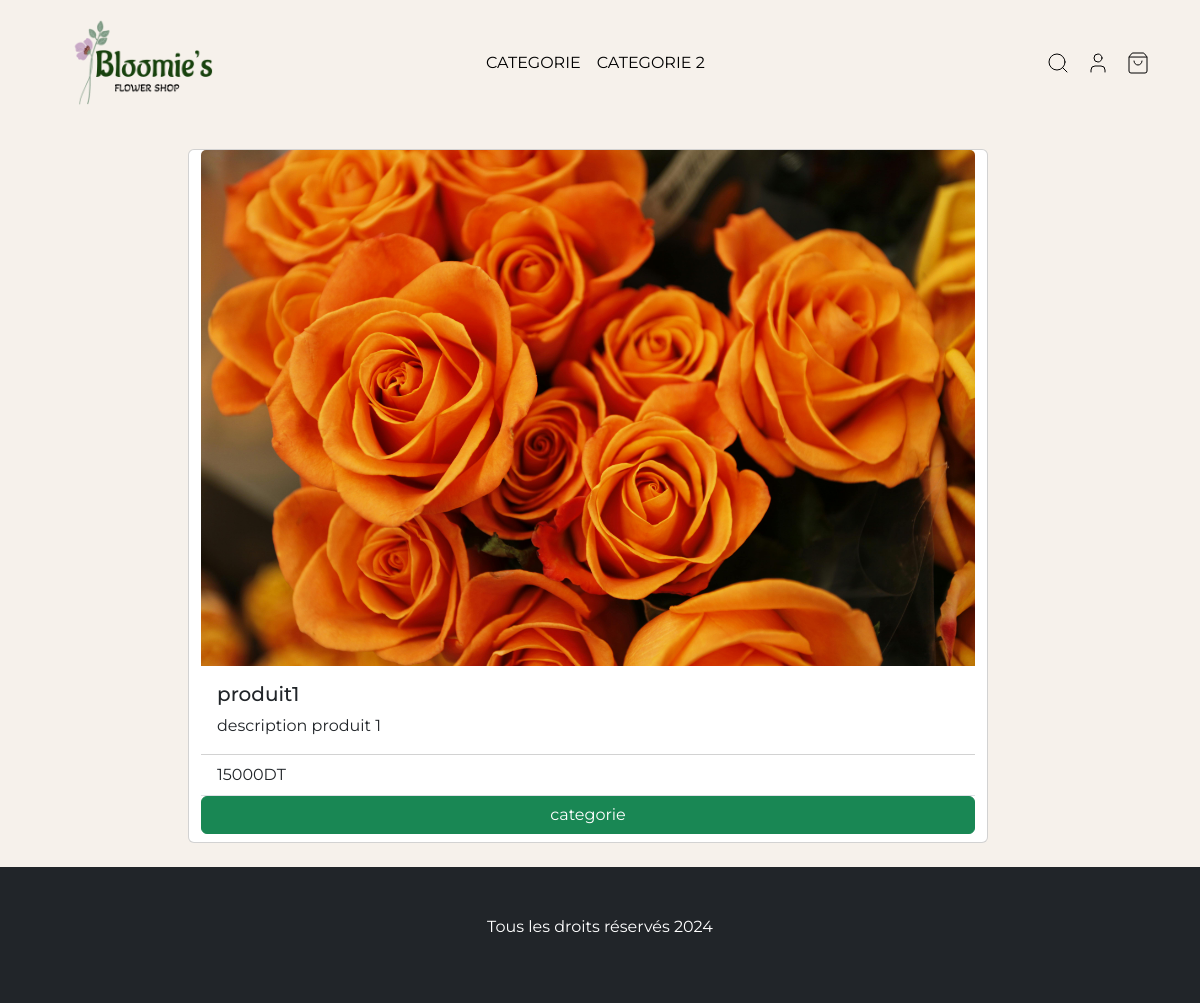
The app's page /produit.php?id=1, older data.
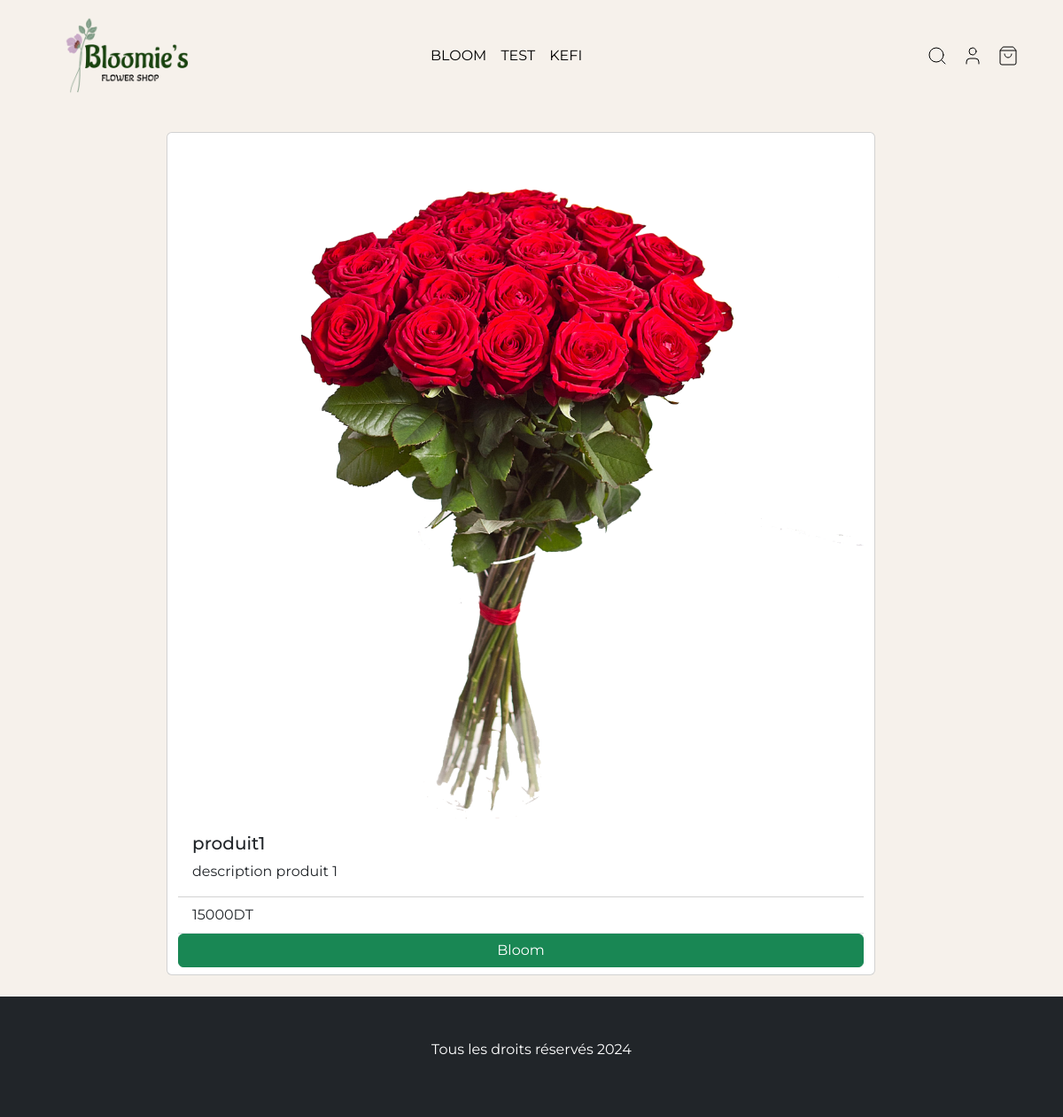
The same page, newer data.
### tables this page shows
CREATE TABLE `categories` (
  `id` int(11) NOT NULL,
  `nom` varchar(255) NOT NULL,
  `description` varchar(255) NOT NULL,
  `image` varchar(255) NOT NULL,
  `createur` int(11) NOT NULL,
  `date_creation` date NOT NULL,
  `date_modification` date NOT NULL
);

CREATE TABLE `produit` (
  `id` int(11) NOT NULL,
  `nom` varchar(255) NOT NULL,
  `prix` float NOT NULL,
  `description` text NOT NULL,
  `image` text NOT NULL,
  `categorie` int(11) NOT NULL,
  `createur` int(11) NOT NULL,
  `date_creation` date NOT NULL,
  `date_modification` date NOT NULL
);

### inc/functions.php (called while the page is built, shortened)
<?php
function connectToDatabase(){
    try {
        $conn = new PDO("mysql:host=" . MONHOST . ";dbname=" . MABD, MONUSER, MONPWD);
        $conn->setAttribute(PDO::ATTR_ERRMODE, PDO::ERRMODE_EXCEPTION);
        return $conn;
    } catch (PDOException $e) {
        echo "Erreur de connexion à la base de données : " . $e->getMessage();
        die();
    }
}
function getAllCategories($conn){
    $requete = "SELECT * FROM categories";
    $resultat = $conn->query($requete);
    $categories = $resultat->fetchAll();
    return $categories;
}
$conn = connectToDatabase();
$categories = getAllCategories($conn);
function getProduitBYID($conn,$id){
$requette ="SELECT * FROM produit WHERE id =$id  ";
$statement = $conn->prepare($requette);
    $statement->execute();
    $resultats = $statement->fetch();
    return $resultats;
}
?>

### produit.php (the view, shortened to what this page needs)
<?php
include "inc/functions.php";
$categories= getAllCategories($conn);
if(isset ($_GET['id'])){
   $produit= getProduitBYID($conn,$_GET['id']);
}
?>
<!DOCTYPE html>
<html lang="en">
<head>
 <link href="https://cdn.jsdelivr.net/npm/bootstrap@5.3.3/dist/css/bootstrap.min.css" rel="stylesheet">
</head>
<body>
    <?php
   include "inc/header.php";
    ?>
      <div class="row col-12 mt-4">
      <div class="card col-8 offset-2" >
  <img src="images/<?php echo $produit['image']; ?>" class="card-img-top" alt="...">
  <div class="card-body">
    <h5 class="card-title"><?php echo $produit['nom']   ?></h5>
    <p class="card-text"><?php echo $produit['description']   ?></p>
  </div>
  <ul class="list-group list-group-flush">
    <li class="list-group-item"><?php echo $produit['prix'] ?>DT</li>
    <?php
       foreach($categories as $index => $c){
           if($c['id']== $produit['categorie']){
          print'<button class="btn btn-success mb-2">'. $c['nom'].'</button>';
           }
       }
?>
  </ul>
</div>
      </div>
      <?php
   include "inc/footer.php"
    ?>
</body>
</html>

### inc/header.php (shortened to what this page needs)
<!DOCTYPE html>
<html lang="en">
<head>
  <link href="https://cdn.jsdelivr.net/npm/bootstrap@5.3.3/dist/css/bootstrap.min.css" rel="stylesheet">
  <link rel="stylesheet" href="./css/dashboard.css">
</head>
<body>
<header>
  <nav class="navbar navbar-expand-lg">
    <div class="container">
      <a class="navbar-brand" href="index.php">
        <img src="./images/logo-v.png" alt="Bloomie's Flower Shop" />
      </a>
      <div class="collapse navbar-collapse" id="navbarSupportedContent">
        <ul class="navbar-nav me-auto mb-2 mb-lg-0">
          <li class="nav-item">
            <?php
            foreach ($categories as $categorie) {
              print '<li class="nav-item"><a class="nav-link" href="#">' . $categorie['nom'] . '</a></li>';
            }
            ?>
          </li>
        </ul>
        <ul class="navbar-nav mb-2 mb-lg-0">
        <div class="search-icon nav-link">
          <i data-lucide="search" stroke-width="1"></i>
        </div>
        <?php if (isset($_SESSION['nom'])) {
          print '<li class="nav-item">
          <a class="nav-link active" aria-current="page" href="profile.php">profile</a>
          </li>';
                  } else {
                    print '<li class="nav-item">
            <a class="nav-link active" aria-current="page" href="connexion.php"><i data-lucide="user" stroke-Width="1"></i></a>
          </li>';
                  }
        ?>
        <li class="nav-item">
          <a class="nav-link active" aria-current="page" href="cart.php"><i data-lucide="shopping-bag" stroke-width="1"></i></a>
          </li>
        </ul>
      </div>
    </div>
  </nav>
</header>

### inc/footer.php (shortened to what this page needs)
<div class="bg-dark text-center p-5 mt-4">
    <p class="text-white">
        Tous les droits réservés 2024
    </p>
</div>
</body>
</html>

### css/dashboard.css (style rules this page uses)
body { margin: 0; padding: 0; font-family: "Montserrat", sans-serif; background-color:#F6F1EB; }
header { background-color:#F6F1EB; }
.nav-link { font-size: medium; font-weight: 400; text-transform: uppercase; color: black; display: flex; align-items: center; }
.navbar-brand > img { width: 45%; }

Row changes from the older to the newer data that the page shows:
removed categories: nom "CATEGORIE 2"
changed categories: nom "CATEGORIE" → "BLOOM"; nom "categorie" → "Bloom"
added categories: nom "TEST"
added categories: nom "KEFI"
changed produit "produit1": image: a different picture
